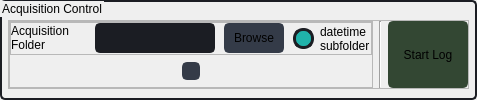
          <widget class="QGroupBox" name="groupBox_log_info">
           <property name="minimumSize">
            <size>
             <width>300</width>
             <height>0</height>
            </size>
           </property>
           <property name="styleSheet">
            <string notr="true">QGroupBox {
	border-radius: 5px;
	border: 2px solid rgb(27, 29, 35);
}

QRadioButton::indicator {
    border: 3px solid rgb(52, 59, 72);
	width: 15px;
	height: 15px;
	border-radius: 10px;
    background: rgb(44, 49, 60);
}
QRadioButton::indicator:hover {
    border: 3px solid rgb(58, 66, 81);
}
QRadioButton::indicator:checked {
    background: 3px solid rgb(94, 106, 130);
	border: 3px solid rgb(52, 59, 72);	
}</string>
           </property>
           <property name="title">
            <string>Acquisition Control</string>
           </property>
           <property name="flat">
            <bool>false</bool>
           </property>
           <property name="checkable">
            <bool>false</bool>
           </property>
           <layout class="QVBoxLayout" name="verticalLayout_11">
            <property name="spacing">
             <number>6</number>
            </property>
            <property name="leftMargin">
             <number>6</number>
            </property>
            <property name="topMargin">
             <number>18</number>
            </property>
            <property name="rightMargin">
             <number>6</number>
            </property>
            <property name="bottomMargin">
             <number>9</number>
            </property>
            <item>
             <widget class="QFrame" name="frame_6">
              <property name="styleSheet">
               <string notr="true">Line {
	border-radius: 5px;
	border: 2px solid rgb(27, 29, 35);
}</string>
              </property>
              <property name="frameShape">
               <enum>QFrame::StyledPanel</enum>
              </property>
              <property name="frameShadow">
               <enum>QFrame::Raised</enum>
              </property>
              <layout class="QHBoxLayout" name="horizontalLayout_10">
               <property name="spacing">
                <number>6</number>
               </property>
               <property name="leftMargin">
                <number>0</number>
               </property>
               <property name="topMargin">
                <number>0</number>
               </property>
               <property name="rightMargin">
                <number>0</number>
               </property>
               <property name="bottomMargin">
                <number>0</number>
               </property>
               <item>
                <widget class="QFrame" name="frame_7">
                 <property name="minimumSize">
                  <size>
                   <width>0</width>
                   <height>0</height>
                  </size>
                 </property>
                 <property name="styleSheet">
                  <string notr="true"/>
                 </property>
                 <property name="frameShape">
                  <enum>QFrame::StyledPanel</enum>
                 </property>
                 <property name="frameShadow">
                  <enum>QFrame::Raised</enum>
                 </property>
                 <layout class="QVBoxLayout" name="verticalLayout_6">
                  <property name="spacing">
                   <number>0</number>
                  </property>
                  <property name="leftMargin">
                   <number>0</number>
                  </property>
                  <property name="topMargin">
                   <number>0</number>
                  </property>
                  <property name="rightMargin">
                   <number>0</number>
                  </property>
                  <property name="bottomMargin">
                   <number>0</number>
                  </property>
                  <item>
                   <widget class="QFrame" name="frame_5">
                    <property name="minimumSize">
                     <size>
                      <width>0</width>
                      <height>0</height>
                     </size>
                    </property>
                    <property name="styleSheet">
                     <string notr="true"/>
                    </property>
                    <property name="frameShape">
                     <enum>QFrame::StyledPanel</enum>
                    </property>
                    <property name="frameShadow">
                     <enum>QFrame::Raised</enum>
                    </property>
                    <layout class="QHBoxLayout" name="horizontalLayout_8">
                     <property name="spacing">
                      <number>9</number>
                     </property>
                     <property name="leftMargin">
                      <number>0</number>
                     </property>
                     <property name="topMargin">
                      <number>0</number>
                     </property>
                     <property name="rightMargin">
                      <number>0</number>
                     </property>
                     <property name="bottomMargin">
                      <number>0</number>
                     </property>
                     <item>
                      <widget class="QLabel" name="acq_folder_label">
                       <property name="sizePolicy">
                        <sizepolicy hsizetype="Preferred" vsizetype="Preferred">
                         <horstretch>0</horstretch>
                         <verstretch>0</verstretch>
                        </sizepolicy>
                       </property>
                       <property name="minimumSize">
                        <size>
                         <width>75</width>
                         <height>0</height>
                        </size>
                       </property>
                       <property name="styleSheet">
                        <string notr="true">border-color:transparent</string>
                       </property>
                       <property name="text">
                        <string>&lt;!DOCTYPE HTML PUBLIC &quot;-//W3C//DTD HTML 4.0//EN&quot; &quot;http://www.w3.org/TR/REC-html40/strict.dtd&quot;&gt;
&lt;html&gt;&lt;head&gt;&lt;meta name=&quot;qrichtext&quot; content=&quot;1&quot; /&gt;&lt;meta charset=&quot;utf-8&quot; /&gt;&lt;style type=&quot;text/css&quot;&gt;
p, li { white-space: pre-wrap; }
hr { height: 1px; border-width: 0; }
li.unchecked::marker { content: &quot;\2610&quot;; }
li.checked::marker { content: &quot;\2612&quot;; }
&lt;/style&gt;&lt;/head&gt;&lt;body style=&quot; font-family:'Segoe UI'; font-size:9pt; font-weight:400; font-style:normal;&quot;&gt;
&lt;p style=&quot; margin-top:0px; margin-bottom:0px; margin-left:0px; margin-right:0px; -qt-block-indent:0; text-indent:0px;&quot;&gt;Acquisition&lt;br /&gt;Folder&lt;/p&gt;&lt;/body&gt;&lt;/html&gt;</string>
                       </property>
                       <property name="textFormat">
                        <enum>Qt::MarkdownText</enum>
                       </property>
                      </widget>
                     </item>
                     <item>
                      <widget class="QLineEdit" name="acq_folder_lineEdit">
                       <property name="minimumSize">
                        <size>
                         <width>0</width>
                         <height>30</height>
                        </size>
                       </property>
                       <property name="maximumSize">
                        <size>
                         <width>16777215</width>
                         <height>30</height>
                        </size>
                       </property>
                       <property name="styleSheet">
                        <string notr="true">QLineEdit {
	height: 25px;
	background-color: rgb(27, 29, 35);
	border-radius: 5px;
	border: 2px solid rgb(27, 29, 35);
	padding-left: 10px;
}
QLineEdit:hover {
	border: 2px solid rgb(64, 71, 88);
}
QLineEdit:focus {
	border: 2px solid rgb(91, 101, 124);
}
QLineEdit[text=&quot;&quot;]{
	color:rgb(90,90,90);
}

QLineEdit:disabled {
	color: rgb(60,60,60);
	background-color: rgb(60, 60, 60);
	border: 2px solid rgb(32, 32, 32);
}</string>
                       </property>
                      </widget>
                     </item>
                     <item>
                      <widget class="QPushButton" name="acq_folder_button">
                       <property name="sizePolicy">
                        <sizepolicy hsizetype="Preferred" vsizetype="Preferred">
                         <horstretch>0</horstretch>
                         <verstretch>0</verstretch>
                        </sizepolicy>
                       </property>
                       <property name="minimumSize">
                        <size>
                         <width>60</width>
                         <height>30</height>
                        </size>
                       </property>
                       <property name="maximumSize">
                        <size>
                         <width>16777215</width>
                         <height>30</height>
                        </size>
                       </property>
                       <property name="styleSheet">
                        <string notr="true">QPushButton {
	border: 2px solid rgb(52, 59, 72);
	border-radius: 5px;	
	background-color: rgb(52, 59, 72);
}
QPushButton:hover {
	background-color: rgb(57, 65, 80);
	border: 2px solid rgb(61, 70, 86);
}
QPushButton:pressed {	
	background-color: rgb(35, 40, 49);
	border: 2px solid rgb(43, 50, 61);
}
QPushButton:disabled {	
	background-color: rgb(35, 40, 49);
	border: 2px solid rgb(43, 50, 61);
}</string>
                       </property>
                       <property name="text">
                        <string>Browse</string>
                       </property>
                       <property name="icon">
                        <iconset resource="../../../st_dtdl_gui/UI/resources.qrc">
                         <normaloff>:/icons/icons/baseline_folder_open_white_18dp.png</normaloff>:/icons/icons/baseline_folder_open_white_18dp.png</iconset>
                       </property>
                      </widget>
                     </item>
                     <item>
                      <widget class="QCheckBox" name="subfolder_checkbox">
                       <property name="styleSheet">
                        <string notr="true">/* CHECKBOX */
QCheckBox::indicator {
    border: 3px solid rgb(27, 29, 35);
	width: 15px;
	height: 15px;
	border-radius: 10px;
    background: rgb(44, 49, 60);
}
QCheckBox::indicator:hover {
    border: 3px solid rgb(58, 66, 81);
}
QCheckBox::indicator:checked {
    background: rgb(32, 178, 170);
	border: 3px solid rgb(27, 29, 35);
}
QCheckBox::indicator:checked:hover {
    border: 3px solid rgb(58, 66, 81);
}</string>
                       </property>
                       <property name="text">
                        <string>datetime
subfolder</string>
                       </property>
                       <property name="checked">
                        <bool>true</bool>
                       </property>
                      </widget>
                     </item>
                    </layout>
                   </widget>
                  </item>
                  <item>
                   <widget class="QFrame" name="frame_sub_log_info">
                    <property name="sizePolicy">
                     <sizepolicy hsizetype="Preferred" vsizetype="Preferred">
                      <horstretch>0</horstretch>
                      <verstretch>0</verstretch>
                     </sizepolicy>
                    </property>
                    <property name="minimumSize">
                     <size>
                      <width>0</width>
                      <height>0</height>
                     </size>
                    </property>
                    <property name="styleSheet">
                     <string notr="true">border:transparent</string>
                    </property>
                    <property name="frameShape">
                     <enum>QFrame::StyledPanel</enum>
                    </property>
                    <property name="frameShadow">
                     <enum>QFrame::Raised</enum>
                    </property>
                    <layout class="QHBoxLayout" name="horizontalLayout">
                     <property name="leftMargin">
                      <number>0</number>
                     </property>
                     <property name="topMargin">
                      <number>0</number>
                     </property>
                     <property name="rightMargin">
                      <number>0</number>
                     </property>
                     <property name="bottomMargin">
                      <number>0</number>
                     </property>
                     <item>
                      <widget class="QPushButton" name="refresh_sd_button">
                       <property name="sizePolicy">
                        <sizepolicy hsizetype="Fixed" vsizetype="Fixed">
                         <horstretch>0</horstretch>
                         <verstretch>0</verstretch>
                        </sizepolicy>
                       </property>
                       <property name="minimumSize">
                        <size>
                         <width>18</width>
                         <height>18</height>
                        </size>
                       </property>
                       <property name="maximumSize">
                        <size>
                         <width>18</width>
                         <height>18</height>
                        </size>
                       </property>
                       <property name="styleSheet">
                        <string notr="true">QPushButton {
	border: 2px solid rgb(52, 59, 72);
	border-radius: 5px;	
	background-color: rgb(52, 59, 72);
}
QPushButton:hover {
	background-color: rgb(57, 65, 80);
	border: 2px solid rgb(61, 70, 86);
}
QPushButton:pressed {	
	background-color: rgb(35, 40, 49);
	border: 2px solid rgb(43, 50, 61);
}
QPushButton:disabled {	
	background-color: rgb(35, 40, 49);
	border: 2px solid rgb(43, 50, 61);
}</string>
                       </property>
                       <property name="text">
                        <string/>
                       </property>
                       <property name="icon">
                        <iconset resource="../../../st_dtdl_gui/UI/resources.qrc">
                         <normaloff>:/icons/icons/outline_autorenew_white_18dp.png</normaloff>:/icons/icons/outline_autorenew_white_18dp.png</iconset>
                       </property>
                      </widget>
                     </item>
                    </layout>
                   </widget>
                  </item>
                 </layout>
                </widget>
               </item>
               <item>
                <widget class="Line" name="line_3">
                 <property name="styleSheet">
                  <string notr="true"/>
                 </property>
                 <property name="orientation">
                  <enum>Qt::Vertical</enum>
                 </property>
                </widget>
               </item>
               <item>
                <widget class="QPushButton" name="start_button">
                 <property name="sizePolicy">
                  <sizepolicy hsizetype="Preferred" vsizetype="Preferred">
                   <horstretch>0</horstretch>
                   <verstretch>0</verstretch>
                  </sizepolicy>
                 </property>
                 <property name="minimumSize">
                  <size>
                   <width>80</width>
                   <height>45</height>
                  </size>
                 </property>
                 <property name="styleSheet">
                  <string notr="true">QPushButton {
	border: 2px solid rgb(51, 71, 51);
	border-radius: 5px;	
	background-color: rgb(51, 71, 51);
	font: 700 9pt &quot;Segoe UI&quot;;
}
QPushButton:hover {
	background-color: rgb(57, 81, 57);
	border: 2px solid rgb(61, 87, 61);
}
QPushButton:pressed {	
	background-color: rgb(34, 48, 34);
	border: 2px solid rgb(42, 60, 42);
}
QPushButton:disabled {
	background-color: rgb(29,33,41);
	border: 2px solid rgb(29,33,41);
}</string>
                 </property>
                 <property name="text">
                  <string>Start Log</string>
                 </property>
                </widget>
               </item>
              </layout>
             </widget>
            </item>
           </layout>
          </widget>
